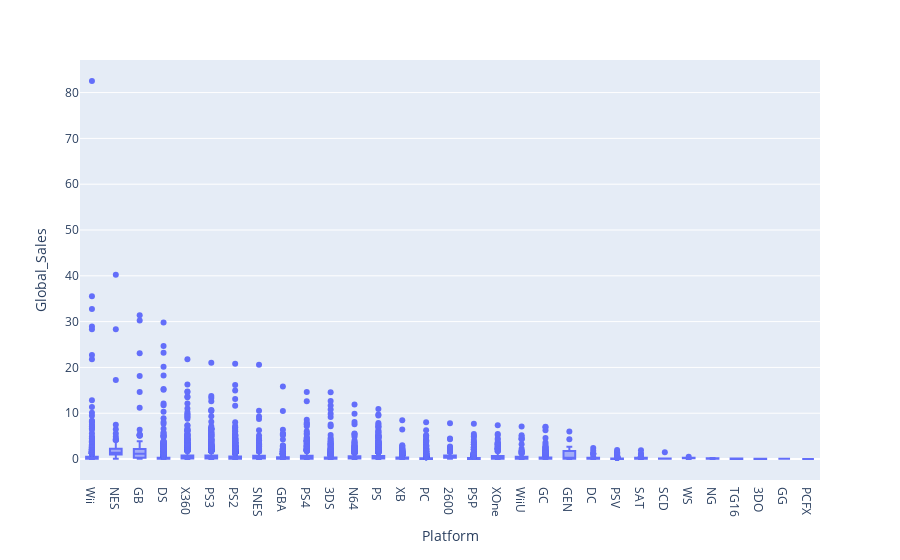

Source (notebook cell):
### Code cell
# fig_12_data = df.groupby('Platform')[['Global_Sales']].reset_index()
fig_12 = px.box(df, x='Platform', y='Global_Sales')
fig_12.show()

### Figure 1 — Plotly figure (JSON) as saved in the notebook; plotly's stock layout.template omitted (floating-point values rounded to 4 significant figures; data arrays with more than 128 entries replaced by an {"elided": "..."} marker saying what was removed)
{"data": [{"alignmentgroup": "True", "hovertemplate": "Platform=%{x}<br>Global_Sales=%{y}<extra></extra>", "legendgroup": "", "marker": {"color": "#636efa"}, "name": "", "notched": false, "offsetgroup": "", "orientation": "v", "showlegend": false, "type": "box", "x": {"elided": "16717 str values"}, "x0": " ", "xaxis": "x", "y": {"elided": "16717 float values"}, "y0": " ", "yaxis": "y"}], "layout": {"boxmode": "group", "legend": {"tracegroupgap": 0}, "margin": {"t": 60}, "xaxis": {"anchor": "y", "domain": [0, 1], "title": {"text": "Platform"}}, "yaxis": {"anchor": "x", "domain": [0, 1], "title": {"text": "Global_Sales"}}}}
